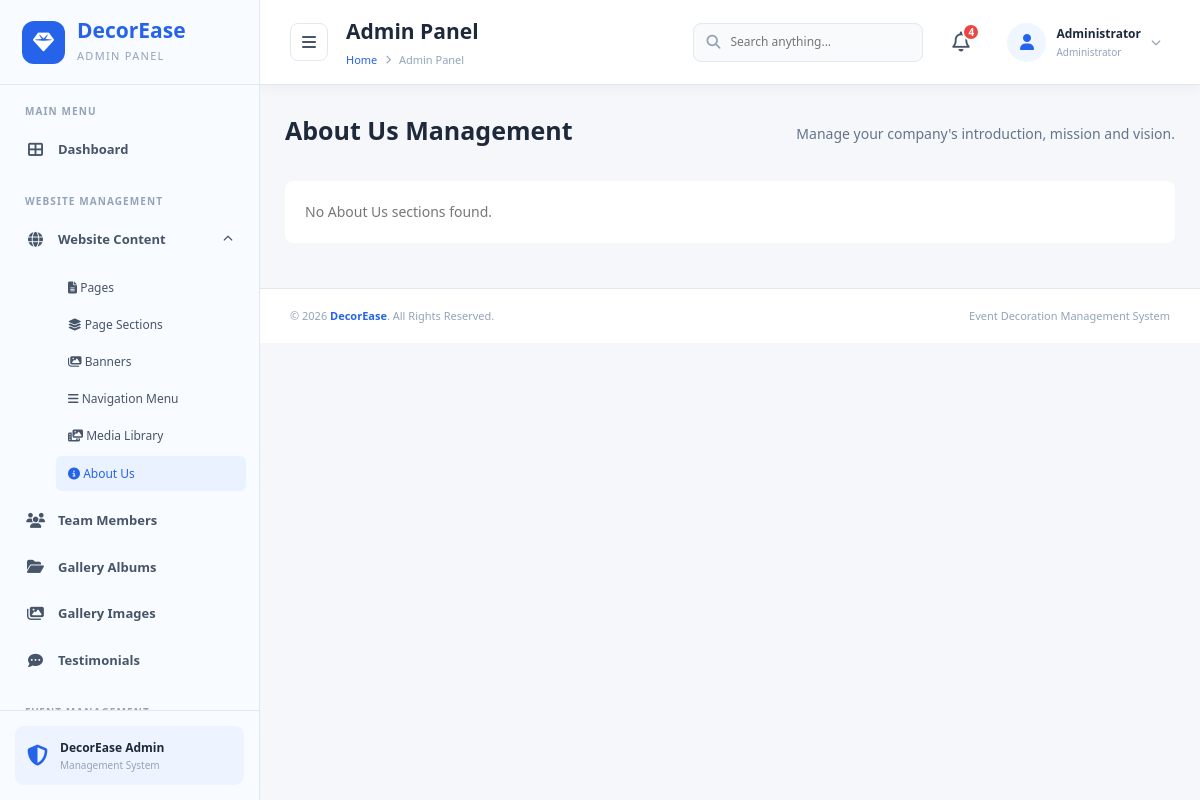
The page /admin/about.php (signed in) on the database as committed earlier.
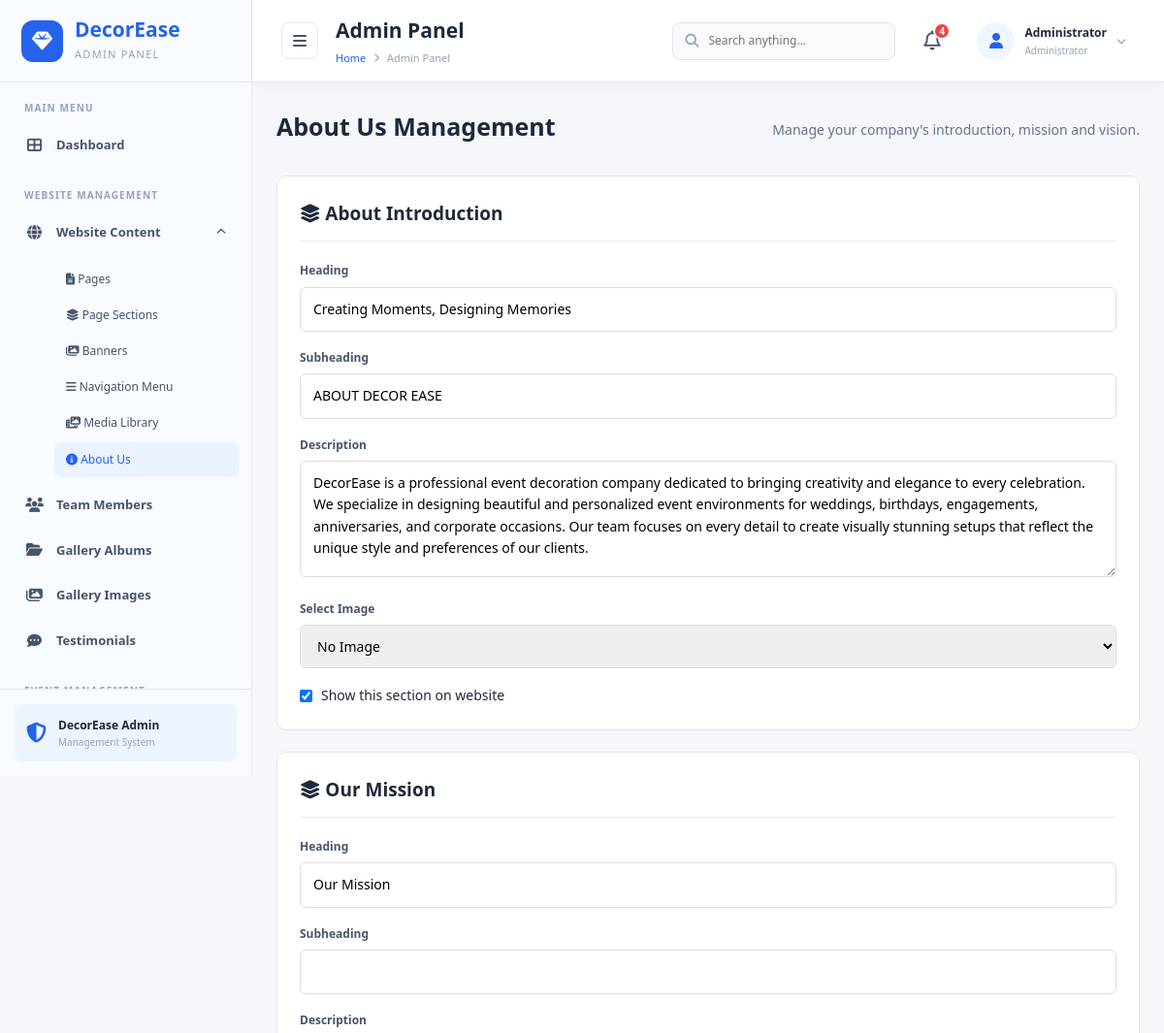
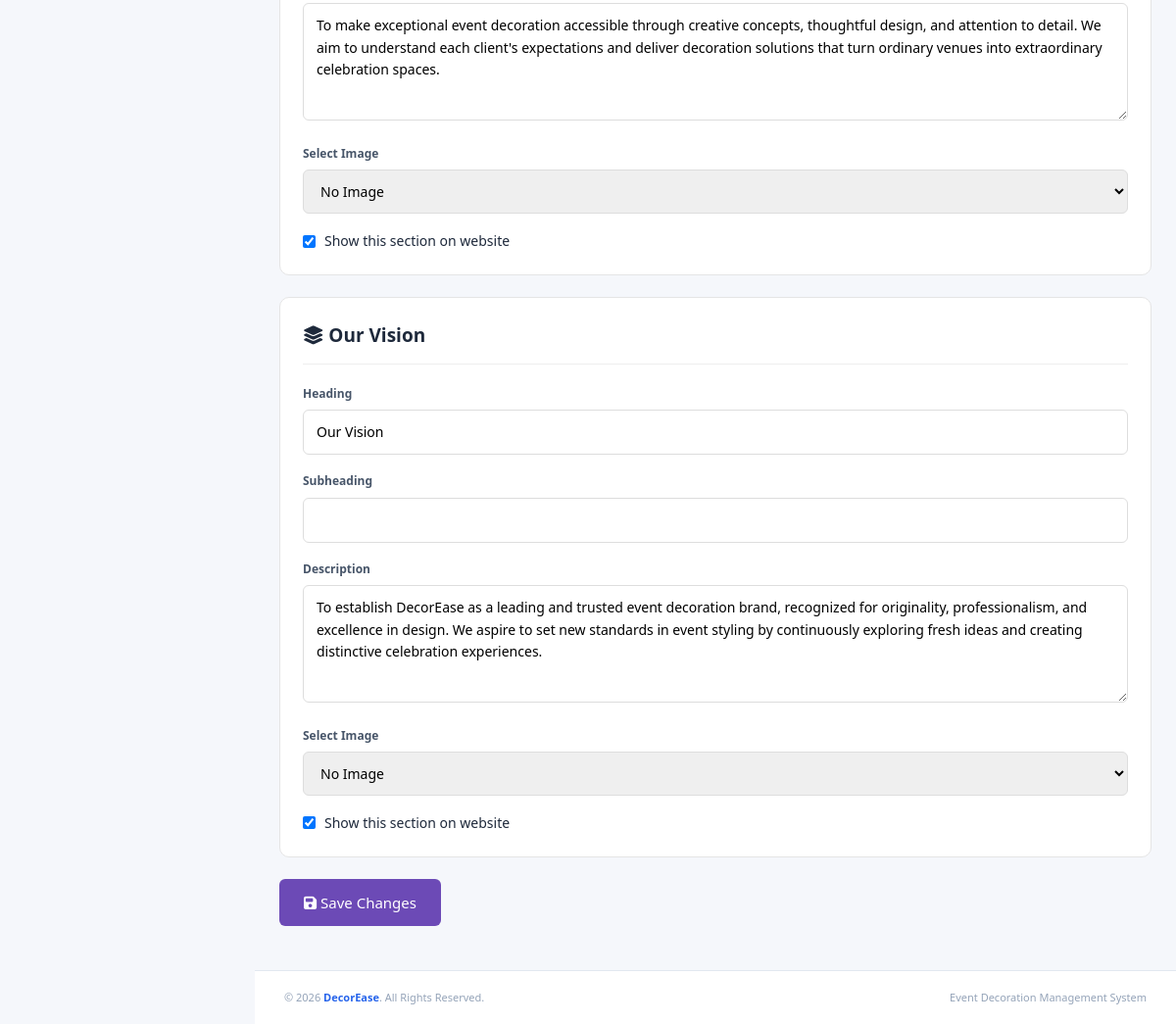
The same page on the database as committed later (2 pictures, top to bottom).
### tables this page shows
CREATE TABLE `page_sections` (
  `section_id` int(10) UNSIGNED NOT NULL,
  `page_id` int(10) UNSIGNED NOT NULL,
  `section_key` varchar(120) NOT NULL,
  `section_title` varchar(255) DEFAULT NULL,
  `heading` varchar(255) DEFAULT NULL,
  `subheading` varchar(255) DEFAULT NULL,
  `content` longtext DEFAULT NULL,
  `image_id` int(10) UNSIGNED DEFAULT NULL,
  `button_text` varchar(100) DEFAULT NULL,
  `button_link` varchar(500) DEFAULT NULL,
  `sort_order` int(11) DEFAULT 0,
  `is_visible` tinyint(1) DEFAULT 1,
  `created_at` timestamp NOT NULL DEFAULT current_timestamp(),
  `updated_at` timestamp NOT NULL DEFAULT current_timestamp() ON UPDATE current_timestamp()
);

### admin/about.php (the view, shortened to what this page needs)
<?php
require_once '../db.php';
$pageQuery = $conn->prepare("
    SELECT page_id
    FROM pages
    WHERE page_slug = 'about'
    LIMIT 1
");
$pageQuery->execute();
$pageResult = $pageQuery->get_result();
$page = $pageResult->fetch_assoc();
$pageId = (int)$page['page_id'];
$sectionsQuery = $conn->prepare("
    SELECT *
    FROM page_sections
    WHERE page_id = ?
    ORDER BY sort_order ASC, section_id ASC
");
$sectionsQuery->bind_param("i", $pageId);
$sectionsQuery->execute();
$sections = $sectionsQuery->get_result();
function e($value) {
    return htmlspecialchars((string)$value, ENT_QUOTES, 'UTF-8');
}
?>
<!DOCTYPE html>
<html lang="en">
<head>
    <link rel="stylesheet"
          href="https://cdnjs.cloudflare.com/ajax/libs/font-awesome/6.5.0/css/all.min.css">
    <link rel="stylesheet" href="includes/css/admin.css">
</head>
<body>
<div class="admin-container">
    <?php include 'includes/sidebar.php'; ?>
    <div class="main-content">
        <?php include 'includes/header.php'; ?>
        <div class="about-management">
            <div class="page-heading">
                <h2>About Us Management</h2>
                <p>Manage your company's introduction, mission and vision.</p>
            </div>
            <?php if ($sections->num_rows > 0): ?>
                <form method="POST" action="">
                    <?php while ($section = $sections->fetch_assoc()): ?>
                        <div class="section-card">
                            <h3>
                                <i class="fa-solid fa-layer-group"></i>
                                <?= e($section['section_title']) ?>
                            </h3>
                            <div class="form-group">
                                <label>Heading</label>
                                <input type="text"
                                       name="heading[]"
                                       value="<?= e($section['heading']) ?>">
                            </div>
                            <div class="form-group">
                                <label>Subheading</label>
                                <input type="text"
                                       name="subheading[]"
                                       value="<?= e($section['subheading']) ?>">
                            </div>
                            <div class="form-group">
                                <label>Description</label>
                                <textarea name="content[]"><?= e($section['content']) ?></textarea>
                            </div>
                            <div class="form-group">
                                <label>Select Image</label>
                                <select name="image_id[]">
                                    <option value="0">No Image</option>
                                </select>
                            </div>
                            <label class="visibility-option">
                                <input type="checkbox"
                                       name="is_visible[<?= (int)$section['section_id'] ?>]"
                                       value="1"
                                       <?= ((int)$section['is_visible'] === 1) ? 'checked' : '' ?>>
                                Show this section on website
                            </label>
                        </div>
                    <?php endwhile; ?>
                    <button type="submit" class="save-button">
                        <i class="fa-solid fa-floppy-disk"></i>
                        Save Changes
                    </button>
                </form>
            <?php else: ?>
                <div class="empty-message">
                    No About Us sections found.
                </div>
            <?php endif; ?>
        </div>
        <?php include 'includes/footer.php'; ?>
</body>
</html>

Rows that differ between the two databases and show on the page:
added page_sections: section_title "About Introduction", heading "Creating Moments, Designing Memories", subheading "ABOUT DECOR EASE", content "DecorEase is a professional event decoration company dedicated to bringing creativity and elegance to every celebration. We specialize in designing beautiful and personalized event environments for weddings, birthdays, engagements, anniversaries, and corporate occasions. Our team focuses on every detail to create visually stunning setups that reflect the unique style and preferences of our clients.", is_visible "☑"
added page_sections: section_title "Our Mission", heading "Our Mission", content "To make exceptional event decoration accessible through creative concepts, thoughtful design, and attention to detail. We aim to understand each client's expectations and deliver decoration solutions that turn ordinary venues into extraordinary celebration spaces.", is_visible "☑"
added page_sections: section_title "Our Vision", heading "Our Vision", content "To establish DecorEase as a leading and trusted event decoration brand, recognized for originality, professionalism, and excellence in design. We aspire to set new standards in event styling by continuously exploring fresh ideas and creating distinctive celebration experiences.", is_visible "☑"
Other text that changed with them:
text no longer shown: "No About Us sections found."
text now shown: "Save Changes"
